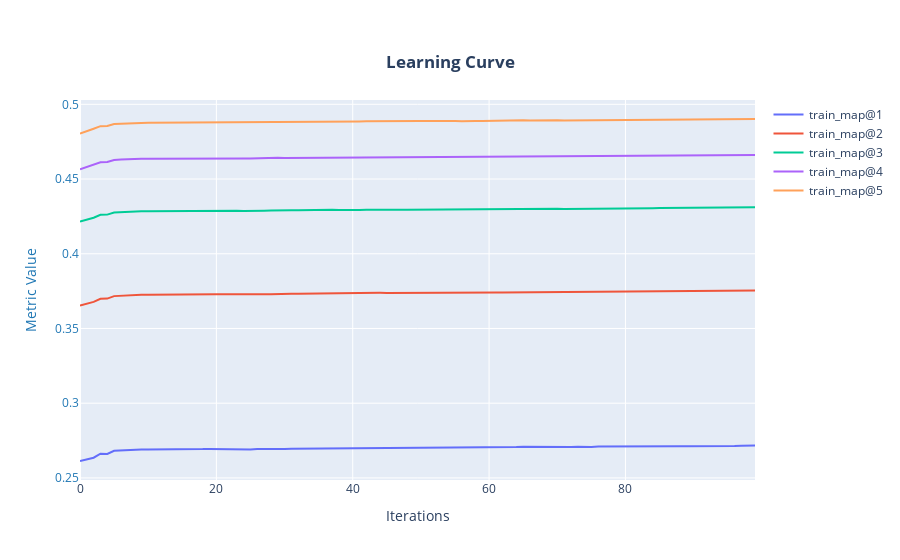

The cell this chart's notebook holds for it:
### Markdown cell above
# Default model benchmark

### Code cell
trainer.train_default_model()
